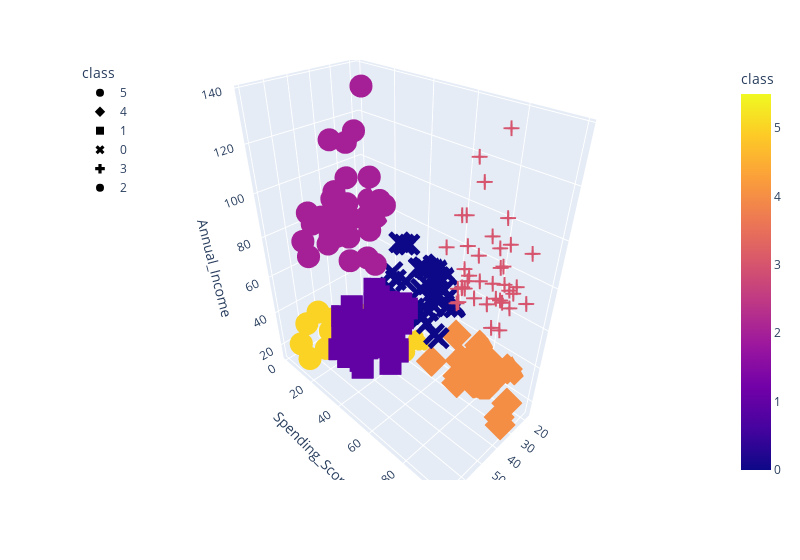

Source (notebook cell):
### Code cell
# Plot the 3D-scatter with x="Annual Income", y="Spending Score (1-100)" and z="Age"
fig = px.scatter_3d(
    six_clusters,
    x="Age",
    y="Spending_Score",
    z="Annual_Income",
    color="class",
    symbol="class",
    width=800,
)
fig.update_layout(legend=dict(x=0, y=1))
fig.show()

### Figure 1 — Plotly figure (JSON) as saved in the notebook; plotly's stock layout.template omitted (floating-point values rounded to 4 significant figures)
{"data": [{"hovertemplate": "class=%{marker.color}<br>Age=%{x}<br>Spending_Score=%{y}<br>Annual_Income=%{z}<extra></extra>", "legendgroup": "5", "marker": {"color": [5, 5, 5, 5, 5, 5, 5, 5, 5, 5, 5, 5, 5, 5, 5, 5, 5, 5, 5, 5, 5], "coloraxis": "coloraxis", "symbol": "circle"}, "mode": "markers", "name": "5", "scene": "scene", "showlegend": true, "type": "scatter3d", "x": [19, 20, 31, 35, 64, 67, 58, 37, 35, 52, 35, 46, 54, 45, 40, 60, 53, 49, 42, 36, 49], "y": [39, 6, 40, 6, 3, 14, 15, 13, 35, 29, 35, 5, 14, 32, 31, 4, 4, 14, 17, 26, 28], "z": [15.0, 16, 17, 18, 19, 19, 20, 20, 21, 23, 24, 25, 28.0, 28.0, 29, 30, 33, 33, 34, 37, 39]}, {"hovertemplate": "class=%{marker.color}<br>Age=%{x}<br>Spending_Score=%{y}<br>Annual_Income=%{z}<extra></extra>", "legendgroup": "4", "marker": {"color": [4, 4, 4, 4, 4, 4, 4, 4, 4, 4, 4, 4, 4, 4, 4, 4, 4, 4, 4, 4, 4, 4], "coloraxis": "coloraxis", "symbol": "diamond"}, "mode": "markers", "name": "4", "scene": "scene", "showlegend": true, "type": "scatter3d", "x": [21, 23, 22, 23, 30, 35, 24, 22, 20, 35, 25, 31, 29, 35, 23, 21, 18, 21, 30, 20, 24, 24], "y": [81, 77, 76, 94, 72, 99, 77, 79, 66, 98, 73, 73, 82, 61, 87, 73, 92, 81, 73, 75, 92, 65], "z": [15.0, 16, 17, 18, 19, 19, 20, 20, 21, 23, 24, 25, 28.0, 28.0, 29, 30, 33, 33, 34, 37, 38, 39]}, {"hovertemplate": "class=%{marker.color}<br>Age=%{x}<br>Spending_Score=%{y}<br>Annual_Income=%{z}<extra></extra>", "legendgroup": "1", "marker": {"color": [1, 1, 1, 1, 1, 1, 1, 1, 1, 1, 1, 1, 1, 1, 1, 1, 1, 1, 1, 1, 1, 1, 1, 1, 1, 1, 1, 1, 1, 1, 1, 1, 1, 1, 1, 1, 1, 1, 1, 1, 1, 1, 1, 1, 1], "coloraxis": "coloraxis", "symbol": "square"}, "mode": "markers", "name": "1", "scene": "scene", "showlegend": true, "type": "scatter3d", "x": [65, 48, 50, 49, 59, 50, 47, 51, 69, 53, 70, 67, 54, 63, 43, 68, 70, 47, 60, 60, 59, 45, 49, 57, 67, 46, 48, 55, 50, 68, 48, 47, 48, 49, 67, 49, 66, 54, 68, 66, 65, 63, 49, 51, 50], "y": [35, 36, 55, 52, 60, 45, 41, 50, 46, 46, 56, 52, 59, 51, 50, 48, 55, 42, 49, 56, 47, 53, 42, 51, 41, 44, 46, 58, 46, 55, 49, 47, 42, 48, 59, 56, 50, 46, 43, 48, 52, 43, 59, 43, 57], "z": [38, 39, 40, 42, 43, 43, 43, 44.0, 44.0, 46, 46, 47, 47, 48, 48, 48, 49.0, 49.0, 50, 50, 54, 54, 54, 54, 54, 54, 54, 57.0, 58, 59, 60.0, 60.0, 61, 62, 62, 62, 63, 63, 63, 63, 63, 65, 65, 67, 67]}, {"hovertemplate": "class=%{marker.color}<br>Age=%{x}<br>Spending_Score=%{y}<br>Annual_Income=%{z}<extra></extra>", "legendgroup": "0", "marker": {"color": [0, 0, 0, 0, 0, 0, 0, 0, 0, 0, 0, 0, 0, 0, 0, 0, 0, 0, 0, 0, 0, 0, 0, 0, 0, 0, 0, 0, 0, 0, 0, 0, 0, 0, 0, 0, 0, 0], "coloraxis": "coloraxis", "symbol": "x"}, "mode": "markers", "name": "0", "scene": "scene", "showlegend": true, "type": "scatter3d", "x": [31, 27, 29, 31, 33, 31, 27, 19, 18, 19, 32, 26, 40, 23, 38, 21, 22, 34, 18, 40, 32, 24, 27, 20, 23, 26, 21, 19, 38, 19, 18, 19, 27, 38, 40, 23, 25, 28], "y": [61, 47, 42, 42, 60, 54, 51, 55, 59, 59, 47, 54, 48, 52, 55, 57, 55, 60, 41, 40, 42, 52, 50, 49, 41, 55, 42, 54, 42, 46, 48, 50, 56, 40, 58, 29, 34, 40], "z": [39, 40, 40, 40, 42, 43, 46, 46, 48, 48, 48, 54, 54, 54, 54, 54, 57.0, 58, 59, 60.0, 60.0, 60.0, 60.0, 61, 62, 62, 62, 63, 64, 64, 65, 65, 67, 67, 69, 70, 72, 76]}, {"hovertemplate": "class=%{marker.color}<br>Age=%{x}<br>Spending_Score=%{y}<br>Annual_Income=%{z}<extra></extra>", "legendgroup": "3", "marker": {"color": [3, 3, 3, 3, 3, 3, 3, 3, 3, 3, 3, 3, 3, 3, 3, 3, 3, 3, 3, 3, 3, 3, 3, 3, 3, 3, 3, 3, 3, 3, 3, 3, 3, 3, 3, 3, 3, 3, 3], "coloraxis": "coloraxis", "symbol": "cross"}, "mode": "markers", "name": "3", "scene": "scene", "showlegend": true, "type": "scatter3d", "x": [39, 31, 40, 38, 39, 31, 29, 32, 35, 32, 32, 28, 32, 34, 39, 38, 27, 30, 30, 29, 31, 36, 33, 32, 28, 36, 30, 27, 35, 32, 29, 30, 28, 36, 32, 38, 35, 32, 30], "y": [91, 77, 95, 75, 75, 71, 88, 73, 72, 93, 87, 97, 74, 90, 88, 76, 89, 78, 73, 83, 93, 75, 95, 63, 75, 92, 86, 69, 90, 86, 88, 97, 68, 85, 69, 91, 79, 74, 83], "z": [69, 70, 71, 71, 71, 72, 73, 73, 74, 75, 76, 77.0, 77.0, 78, 78, 78, 78, 78, 78, 79, 81, 85, 86, 87, 87, 87, 88.0, 88.0, 93, 97, 98, 99, 101, 103, 103, 113, 120, 126, 137]}, {"hovertemplate": "class=%{marker.color}<br>Age=%{x}<br>Spending_Score=%{y}<br>Annual_Income=%{z}<extra></extra>", "legendgroup": "2", "marker": {"color": [2, 2, 2, 2, 2, 2, 2, 2, 2, 2, 2, 2, 2, 2, 2, 2, 2, 2, 2, 2, 2, 2, 2, 2, 2, 2, 2, 2, 2, 2, 2, 2, 2, 2, 2], "coloraxis": "coloraxis", "symbol": "circle"}, "mode": "markers", "name": "2", "scene": "scene", "showlegend": true, "type": "scatter3d", "x": [43, 59, 47, 20, 44, 19, 57, 25, 48, 34, 43, 44, 47, 37, 34, 56, 19, 50, 42, 36, 40, 36, 52, 58, 59, 37, 46, 41, 54, 41, 34, 33, 47, 45, 32], "y": [35, 11, 9, 5, 7, 10, 5, 12, 36, 22, 17, 20, 16, 1, 1, 35, 5, 26, 20, 27, 13, 10, 13, 15, 14, 32, 15, 39, 24, 17, 23, 8, 16, 28, 18], "z": [71, 71, 71, 73, 73, 74, 75, 77.0, 77.0, 78, 78, 78, 78, 78, 78, 79, 81, 85, 86, 87, 87, 87, 88.0, 88.0, 93, 97, 98, 99, 101, 103, 103, 113, 120, 126, 137]}], "layout": {"coloraxis": {"colorbar": {"title": {"text": "class"}}, "colorscale": [[0, "#0d0887"], [0.1111, "#46039f"], [0.2222, "#7201a8"], [0.3333, "#9c179e"], [0.4444, "#bd3786"], [0.5556, "#d8576b"], [0.6667, "#ed7953"], [0.7778, "#fb9f3a"], [0.8889, "#fdca26"], [1, "#f0f921"]]}, "legend": {"title": {"text": "class"}, "tracegroupgap": 0, "x": 0, "y": 1}, "margin": {"t": 60}, "scene": {"domain": {"x": [0, 1], "y": [0, 1]}, "xaxis": {"title": {"text": "Age"}}, "yaxis": {"title": {"text": "Spending_Score"}}, "zaxis": {"title": {"text": "Annual_Income"}}}, "width": 800}}
